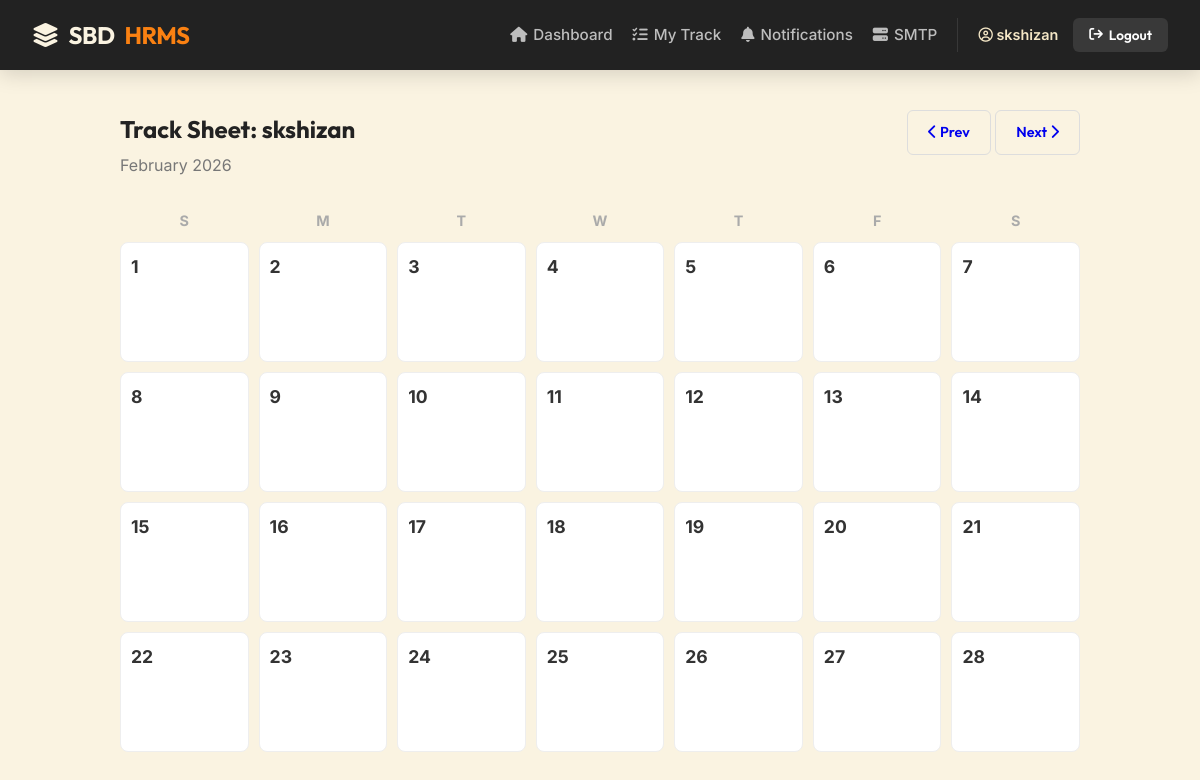
Page /track-sheet/2/ (signed in) on the earlier database version.
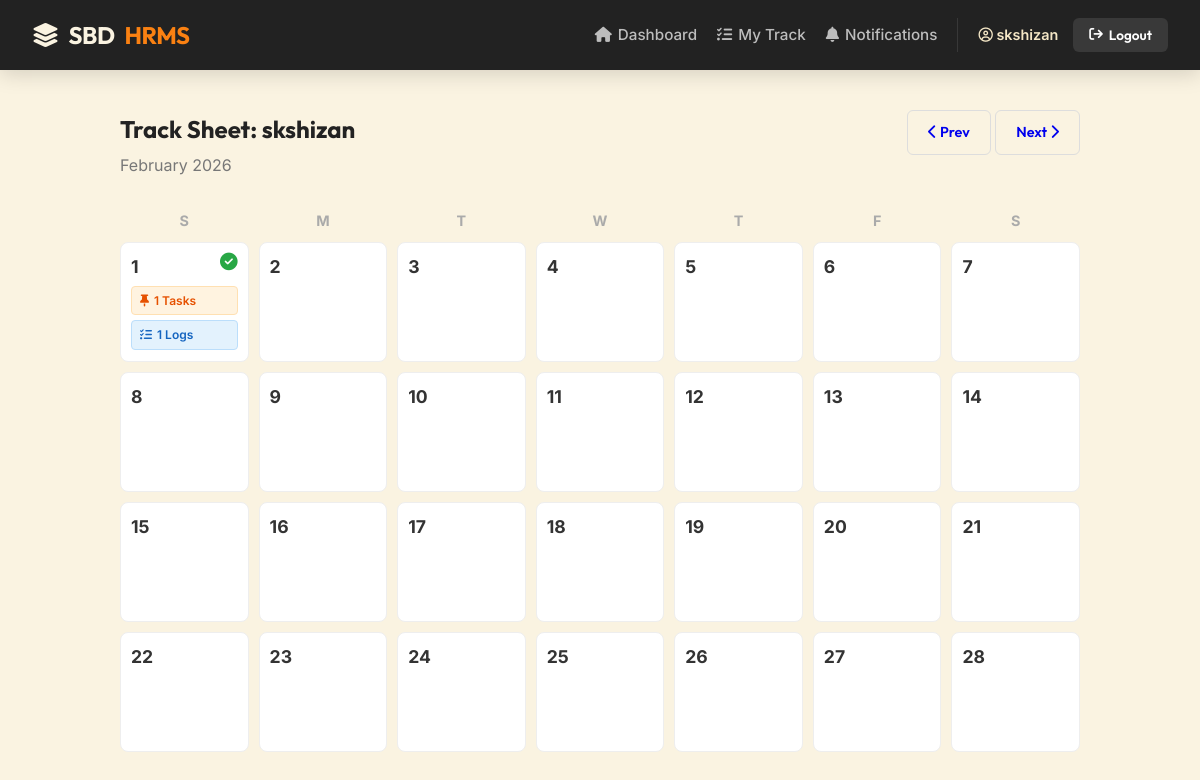
Same page on the later database version.
### dashboard/models.py (models this page shows, shortened)
class TrackSheet(models.Model):
    user = models.ForeignKey(User, on_delete=models.CASCADE, related_name='track_sheets')
    date = models.DateField()
    class Meta:
        unique_together = ('user', 'date')

### dashboard/views.py (the view)
# urls.py: path('track-sheet/<int:user_id>/', dash_views.track_sheet, name='track_sheet'),
@login_required
def track_sheet(request, user_id):
    target_user = get_object_or_404(User, id=user_id)
    viewer = request.user
    can_view_work = (viewer == target_user) or (target_user.reports_to == viewer) or (viewer.role == 'HR')
    can_assign_task = True # Anyone can assign (as per previous request)
    today = date.today()
    try:
        year = int(request.GET.get('year', today.year))
        month = int(request.GET.get('month', today.month))
    except ValueError:
        year, month = today.year, today.month
    first_weekday, num_days = calendar.monthrange(year, month)
    start_index = (first_weekday + 1) % 7
    sheets = TrackSheet.objects.filter(
        user=target_user,
        date__year=year,
        date__month=month
    ).prefetch_related('work_items', 'task_items')
    sheet_map = {s.date: s for s in sheets}
    month_days = []
    for _ in range(start_index): month_days.append(None)
    for day in range(1, num_days + 1):
        current_date = date(year, month, day)
        sheet = sheet_map.get(current_date)
        work_items = sheet.work_items.all() if (sheet and can_view_work) else []
        task_items = sheet.task_items.all() if sheet else []
        day_status = "Pending"
        if work_items:
            if all(w.status == 'Completed' for w in work_items):
                day_status = "Completed"
            elif any(w.status == 'In Progress' for w in work_items):
                day_status = "In Progress"
        month_days.append({
            'day': day,
            'date': current_date,
            'sheet': sheet,
            'work_items': work_items,
            'task_items': task_items,
            'day_status': day_status,
            'can_view_work': can_view_work # Pass this down for privacy check
        })
    return render(request, 'dashboard/track_sheet.html', {
        'target_user': target_user,
        'month_days': month_days,
        'year': year, 'month': month,
        'month_name': calendar.month_name[month],
        'can_view_work': can_view_work,
        'can_assign_task': can_assign_task,
    })

### templates/dashboard/track_sheet.html (shortened to what this page needs)
{% extends 'base.html' %}
{% block content %}
<div class="page-header" style="display:flex; justify-content:space-between; margin-bottom:30px;">
    <div>
        <h2 style="font-family:'Outfit'; margin-bottom: 5px;">Track Sheet: {{ target_user.username }}</h2>
        <p style="color:#777; margin:0;">{{ month_name }} {{ year }}</p>
    </div>
    <div>
        <a href="?month={{ month|add:'-1' }}&year={{ year }}" class="btn btn-sm btn-light" style="border:1px solid #ddd;"><i class="fa-solid fa-chevron-left"></i> Prev</a>
        <a href="?month={{ month|add:'1' }}&year={{ year }}" class="btn btn-sm btn-light" style="border:1px solid #ddd;">Next <i class="fa-solid fa-chevron-right"></i></a>
    </div>
</div>
<div class="cal-grid">
    {% for d in "SMTWTFS"|make_list %}
        <div style="text-align:center; font-weight:bold; color:#aaa; font-size: 0.9rem;">{{ d }}</div>
    {% endfor %}
    {% for day in month_days %}
        {% if day %}
            <div class="cal-day" onclick="openTrackModal('{{ day.date|date:'Y-m-d' }}')">
                <div class="day-number">
                    {{ day.day }}
                    {% if day.day_status == 'Completed' %}
                        <i class="fa-solid fa-circle-check" style="color: #28a745;"></i>
                    {% endif %}
                </div>
                {% if day.task_items %}
                    <div class="badge-count bg-task">
                        <i class="fa-solid fa-thumbtack"></i> {{ day.task_items.count }} Tasks
                    </div>
                {% endif %}
                {% if day.work_items %}
                    <div class="badge-count bg-work">
                        <i class="fa-solid fa-list-check"></i> {{ day.work_items.count }} Logs
                    </div>
                {% endif %}
            </div>
        {% else %}
            <div style="background:none; border:none;"></div>
        {% endif %}
    {% endfor %}
</div>
{% endblock %}

### templates/base.html (shortened to what this page needs)
<!DOCTYPE html>
<html lang="en">
<head>
    <link rel="stylesheet" href="https://cdnjs.cloudflare.com/ajax/libs/font-awesome/6.4.0/css/all.min.css">
</head>
<body>
    <nav class="navbar">
        <div class="nav-container">
            <a href="{% url 'dashboard' %}" class="nav-brand">
                <i class="fa-solid fa-layer-group"></i> SBD<span>HRMS</span>
            </a>
            <div class="nav-links">
                {% if user.is_authenticated %}
                    <a href="{% url 'dashboard' %}" class="nav-link">
                        <i class="fa-solid fa-house"></i> Dashboard
                    </a>
                    <a href="{% url 'track_sheet' user.id %}" class="nav-link">
                        <i class="fa-solid fa-list-check"></i> My Track
                    </a>
                    <a href="{% url 'notifications_view' %}" class="nav-link">
                        <i class="fa-solid fa-bell"></i> Notifications
                    </a>
                    {% if user.role == 'HR' %}
                        <a href="{% url 'smtp_settings' %}" class="nav-link">
                            <i class="fa-solid fa-server"></i> SMTP
                        </a>
                    {% endif %}
                    <div class="user-menu">
                        <span class="user-name">
                            <i class="fa-regular fa-circle-user"></i> {{ user.username }}
                        </span>
                        <form action="{% url 'logout' %}" method="post" style="display:inline;">
                            <button type="submit" class="btn btn-nav-logout">
                                <i class="fa-solid fa-arrow-right-from-bracket"></i> Logout
                            </button>
                        </form>
                    </div>
                {% else %}
                    <a href="{% url 'login' %}" class="nav-link">Login</a>
                    <a href="{% url 'signup' %}" class="nav-link">Employee Signup</a>
                {% endif %}
            </div>
        </div>
    </nav>
    <main class="main-container">
        {% block content %}{% endblock %}
    </main>
</body>
</html>

Differences in the rows shown:
changed User "skshizan": role "HR" → "Employee" (drawn)
shown differently, row unchanged: TrackSheet id 1: task_items.count (not shown) → "1"; work_items.count (not shown) → "1"
Other differences:
text no longer shown: "SMTP"
